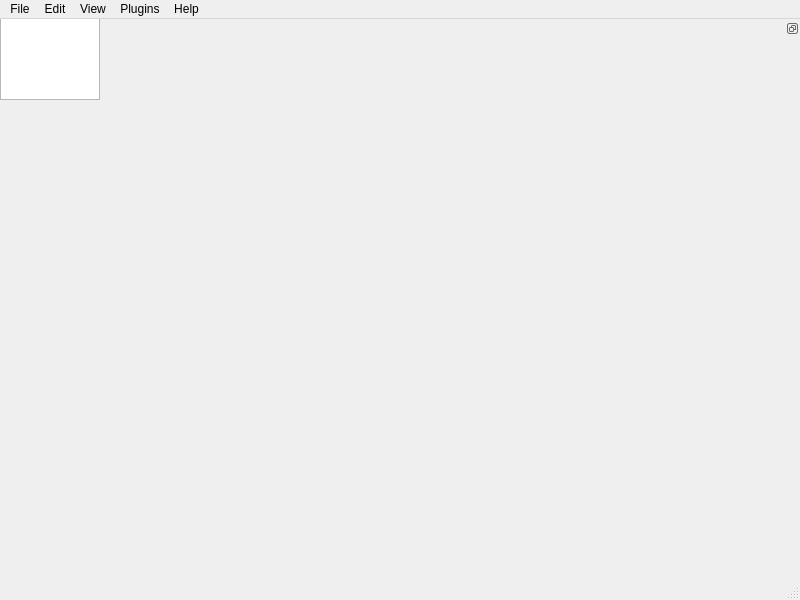
<?xml version="1.0" encoding="UTF-8"?>
<ui version="4.0">
 <class>MainWindow</class>
 <widget class="QMainWindow" name="MainWindow">
  <property name="geometry">
   <rect>
    <x>0</x>
    <y>0</y>
    <width>800</width>
    <height>600</height>
   </rect>
  </property>
  <property name="windowTitle">
   <string>Pimsviewer</string>
  </property>
  <widget class="ImageWidget" name="imageView">
   <property name="sizePolicy">
    <sizepolicy hsizetype="MinimumExpanding" vsizetype="MinimumExpanding">
     <horstretch>1</horstretch>
     <verstretch>1</verstretch>
    </sizepolicy>
   </property>
   <property name="minimumSize">
    <size>
     <width>100</width>
     <height>100</height>
    </size>
   </property>
  </widget>
  <widget class="QMenuBar" name="menubar">
   <property name="geometry">
    <rect>
     <x>0</x>
     <y>0</y>
     <width>800</width>
     <height>20</height>
    </rect>
   </property>
   <widget class="QMenu" name="menuFile">
    <property name="title">
     <string>File</string>
    </property>
    <addaction name="actionOpen"/>
    <addaction name="actionOpen_next"/>
    <addaction name="actionOpen_previous"/>
    <addaction name="actionOpen_with"/>
    <addaction name="separator"/>
    <addaction name="actionSave"/>
    <addaction name="separator"/>
    <addaction name="actionClose"/>
    <addaction name="actionQuit"/>
   </widget>
   <widget class="QMenu" name="menuView">
    <property name="title">
     <string>View</string>
    </property>
    <addaction name="actionZoom_in"/>
    <addaction name="actionZoom_out"/>
    <addaction name="actionNormal_size"/>
    <addaction name="actionFit_width"/>
    <addaction name="separator"/>
    <addaction name="actionFile_information"/>
   </widget>
   <widget class="QMenu" name="menuPlugins">
    <property name="title">
     <string>Plugins</string>
    </property>
   </widget>
   <widget class="QMenu" name="menuHelp">
    <property name="title">
     <string>Help</string>
    </property>
    <addaction name="actionAbout"/>
   </widget>
   <widget class="QMenu" name="menuEdit">
    <property name="title">
     <string>Edit</string>
    </property>
    <addaction name="actionCopy"/>
   </widget>
   <addaction name="menuFile"/>
   <addaction name="menuEdit"/>
   <addaction name="menuView"/>
   <addaction name="menuPlugins"/>
   <addaction name="menuHelp"/>
  </widget>
  <widget class="QStatusBar" name="statusbar"/>
  <widget class="QDockWidget" name="dockWidget">
   <property name="features">
    <set>QDockWidget::DockWidgetFloatable|QDockWidget::DockWidgetMovable</set>
   </property>
   <attribute name="dockWidgetArea">
    <number>8</number>
   </attribute>
   <widget class="QWidget" name="dockWidgetContents">
    <widget class="QWidget" name="verticalLayoutWidget">
     <property name="geometry">
      <rect>
       <x>240</x>
       <y>10</y>
       <width>160</width>
       <height>80</height>
      </rect>
     </property>
     <layout class="QVBoxLayout" name="dockLayout"/>
    </widget>
   </widget>
  </widget>
  <action name="actionOpen">
   <property name="text">
    <string>Open</string>
   </property>
   <property name="shortcut">
    <string>Ctrl+O</string>
   </property>
  </action>
  <action name="actionOpen_next">
   <property name="enabled">
    <bool>false</bool>
   </property>
   <property name="text">
    <string>Open next</string>
   </property>
   <property name="shortcut">
    <string>Alt+Shift+O</string>
   </property>
  </action>
  <action name="actionOpen_previous">
   <property name="enabled">
    <bool>false</bool>
   </property>
   <property name="text">
    <string>Open previous</string>
   </property>
   <property name="shortcut">
    <string>Ctrl+Shift+O</string>
   </property>
  </action>
  <action name="actionOpen_with">
   <property name="text">
    <string>Open with</string>
   </property>
   <property name="shortcut">
    <string>Alt+O</string>
   </property>
  </action>
  <action name="actionInfo">
   <property name="text">
    <string>Info</string>
   </property>
  </action>
  <action name="actionClose">
   <property name="enabled">
    <bool>false</bool>
   </property>
   <property name="text">
    <string>Close</string>
   </property>
   <property name="shortcut">
    <string>Ctrl+W</string>
   </property>
  </action>
  <action name="actionZoom_in">
   <property name="enabled">
    <bool>false</bool>
   </property>
   <property name="text">
    <string>Zoom in</string>
   </property>
   <property name="shortcut">
    <string>+</string>
   </property>
  </action>
  <action name="actionZoom_out">
   <property name="enabled">
    <bool>false</bool>
   </property>
   <property name="text">
    <string>Zoom out</string>
   </property>
   <property name="shortcut">
    <string>-</string>
   </property>
  </action>
  <action name="actionNormal_size">
   <property name="enabled">
    <bool>false</bool>
   </property>
   <property name="text">
    <string>Normal size</string>
   </property>
   <property name="shortcut">
    <string>0</string>
   </property>
  </action>
  <action name="actionFit_width">
   <property name="checkable">
    <bool>true</bool>
   </property>
   <property name="checked">
    <bool>true</bool>
   </property>
   <property name="text">
    <string>Fit width</string>
   </property>
   <property name="shortcut">
    <string>Ctrl+F</string>
   </property>
  </action>
  <action name="actionAbout">
   <property name="text">
    <string>About</string>
   </property>
   <property name="shortcut">
    <string>F1</string>
   </property>
  </action>
  <action name="actionSave">
   <property name="enabled">
    <bool>false</bool>
   </property>
   <property name="text">
    <string>Export</string>
   </property>
   <property name="shortcut">
    <string>Ctrl+S</string>
   </property>
  </action>
  <action name="actionFile_information">
   <property name="enabled">
    <bool>false</bool>
   </property>
   <property name="text">
    <string>File information</string>
   </property>
   <property name="shortcut">
    <string>Ctrl+I</string>
   </property>
  </action>
  <action name="actionCopy">
   <property name="enabled">
    <bool>false</bool>
   </property>
   <property name="text">
    <string>Copy</string>
   </property>
   <property name="shortcut">
    <string>Ctrl+C</string>
   </property>
  </action>
  <action name="actionQuit">
   <property name="text">
    <string>Quit</string>
   </property>
   <property name="shortcut">
    <string>Ctrl+Q</string>
   </property>
  </action>
 </widget>
 <customwidgets>
  <customwidget>
   <class>ImageWidget</class>
   <extends>QGraphicsView</extends>
   <header>pimsviewer/imagewidget.h</header>
  </customwidget>
 </customwidgets>
 <resources/>
 <connections>
  <connection>
   <sender>actionOpen</sender>
   <signal>triggered()</signal>
   <receiver>MainWindow</receiver>
   <slot>open()</slot>
   <hints>
    <hint type="sourcelabel">
     <x>-1</x>
     <y>-1</y>
    </hint>
    <hint type="destinationlabel">
     <x>399</x>
     <y>299</y>
    </hint>
   </hints>
  </connection>
  <connection>
   <sender>actionClose</sender>
   <signal>triggered()</signal>
   <receiver>MainWindow</receiver>
   <slot>close_file()</slot>
   <hints>
    <hint type="sourcelabel">
     <x>-1</x>
     <y>-1</y>
    </hint>
    <hint type="destinationlabel">
     <x>399</x>
     <y>299</y>
    </hint>
   </hints>
  </connection>
  <connection>
   <sender>actionQuit</sender>
   <signal>triggered()</signal>
   <receiver>MainWindow</receiver>
   <slot>close()</slot>
   <hints>
    <hint type="sourcelabel">
     <x>-1</x>
     <y>-1</y>
    </hint>
    <hint type="destinationlabel">
     <x>399</x>
     <y>299</y>
    </hint>
   </hints>
  </connection>
  <connection>
   <sender>actionAbout</sender>
   <signal>triggered()</signal>
   <receiver>MainWindow</receiver>
   <slot>about()</slot>
   <hints>
    <hint type="sourcelabel">
     <x>-1</x>
     <y>-1</y>
    </hint>
    <hint type="destinationlabel">
     <x>399</x>
     <y>299</y>
    </hint>
   </hints>
  </connection>
  <connection>
   <sender>actionFit_width</sender>
   <signal>triggered(bool)</signal>
   <receiver>MainWindow</receiver>
   <slot>fitToWindow(bool)</slot>
   <hints>
    <hint type="sourcelabel">
     <x>-1</x>
     <y>-1</y>
    </hint>
    <hint type="destinationlabel">
     <x>399</x>
     <y>299</y>
    </hint>
   </hints>
  </connection>
  <connection>
   <sender>actionNormal_size</sender>
   <signal>triggered()</signal>
   <receiver>MainWindow</receiver>
   <slot>normalSize()</slot>
   <hints>
    <hint type="sourcelabel">
     <x>-1</x>
     <y>-1</y>
    </hint>
    <hint type="destinationlabel">
     <x>399</x>
     <y>299</y>
    </hint>
   </hints>
  </connection>
  <connection>
   <sender>actionZoom_in</sender>
   <signal>triggered()</signal>
   <receiver>MainWindow</receiver>
   <slot>zoomIn()</slot>
   <hints>
    <hint type="sourcelabel">
     <x>-1</x>
     <y>-1</y>
    </hint>
    <hint type="destinationlabel">
     <x>399</x>
     <y>299</y>
    </hint>
   </hints>
  </connection>
  <connection>
   <sender>actionZoom_out</sender>
   <signal>triggered()</signal>
   <receiver>MainWindow</receiver>
   <slot>zoomOut()</slot>
   <hints>
    <hint type="sourcelabel">
     <x>-1</x>
     <y>-1</y>
    </hint>
    <hint type="destinationlabel">
     <x>399</x>
     <y>299</y>
    </hint>
   </hints>
  </connection>
 </connections>
 <slots>
  <slot>open()</slot>
  <slot>close_file()</slot>
  <slot>zoomIn()</slot>
  <slot>zoomOut()</slot>
  <slot>normalSize()</slot>
  <slot>fitToWindow(bool)</slot>
  <slot>about()</slot>
 </slots>
</ui>
